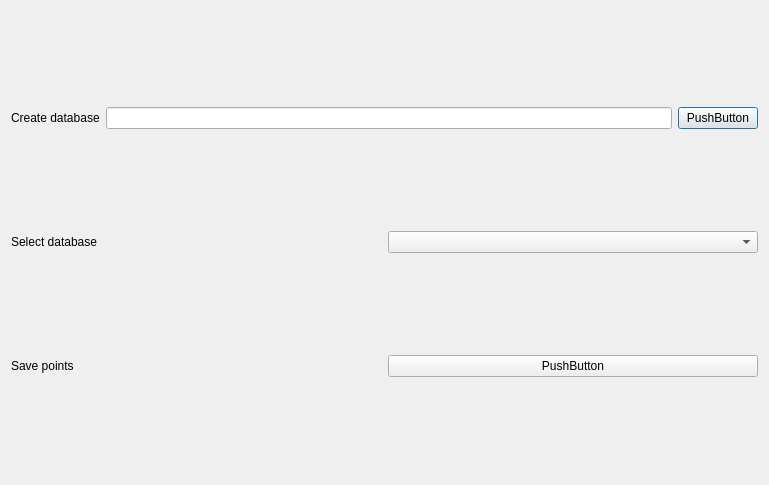
<?xml version="1.0" encoding="UTF-8"?>
<ui version="4.0">
 <class>Dialog</class>
 <widget class="QDialog" name="Dialog">
  <property name="geometry">
   <rect>
    <x>0</x>
    <y>0</y>
    <width>769</width>
    <height>485</height>
   </rect>
  </property>
  <property name="windowTitle">
   <string>Dialog</string>
  </property>
  <layout class="QGridLayout" name="gridLayout">
   <item row="0" column="0">
    <layout class="QHBoxLayout" name="horizontalLayout">
     <item>
      <widget class="QLabel" name="label_2">
       <property name="text">
        <string>Create database</string>
       </property>
      </widget>
     </item>
     <item>
      <widget class="QLineEdit" name="lineEdit"/>
     </item>
     <item>
      <widget class="QPushButton" name="pushButton">
       <property name="text">
        <string>PushButton</string>
       </property>
      </widget>
     </item>
    </layout>
   </item>
   <item row="1" column="0">
    <layout class="QHBoxLayout" name="horizontalLayout_2">
     <item>
      <widget class="QLabel" name="label">
       <property name="text">
        <string>Select database</string>
       </property>
      </widget>
     </item>
     <item>
      <widget class="QComboBox" name="comboBox"/>
     </item>
    </layout>
   </item>
   <item row="2" column="0">
    <layout class="QHBoxLayout" name="horizontalLayout_3">
     <item>
      <widget class="QLabel" name="label_3">
       <property name="text">
        <string>Save points</string>
       </property>
      </widget>
     </item>
     <item>
      <widget class="QPushButton" name="pushButton_2">
       <property name="text">
        <string>PushButton</string>
       </property>
      </widget>
     </item>
    </layout>
   </item>
  </layout>
 </widget>
 <resources/>
 <connections/>
</ui>
